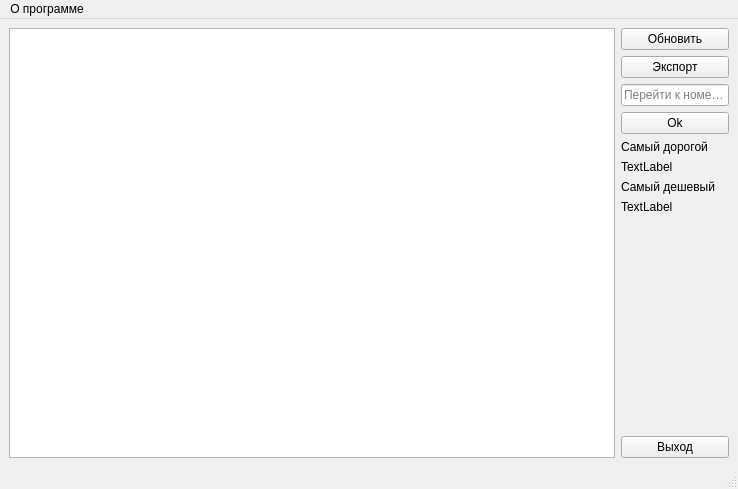
<?xml version="1.0" encoding="UTF-8"?>
<ui version="4.0">
 <class>MainWindow</class>
 <widget class="QMainWindow" name="MainWindow">
  <property name="geometry">
   <rect>
    <x>0</x>
    <y>0</y>
    <width>738</width>
    <height>489</height>
   </rect>
  </property>
  <property name="windowTitle">
   <string>MainWindow</string>
  </property>
  <widget class="QWidget" name="centralwidget">
   <layout class="QHBoxLayout" name="horizontalLayout_2">
    <item>
     <layout class="QHBoxLayout" name="horizontalLayout" stretch="1,0">
      <item>
       <widget class="QTableView" name="playersTable"/>
      </item>
      <item>
       <layout class="QVBoxLayout" name="verticalLayout">
        <item>
         <widget class="QPushButton" name="refreshButton">
          <property name="text">
           <string>Обновить</string>
          </property>
          <property name="iconSize">
           <size>
            <width>10</width>
            <height>10</height>
           </size>
          </property>
          <property name="flat">
           <bool>false</bool>
          </property>
         </widget>
        </item>
        <item>
         <widget class="QPushButton" name="exportButton">
          <property name="text">
           <string>Экспорт</string>
          </property>
         </widget>
        </item>
        <item>
         <widget class="QLineEdit" name="gotoRow">
          <property name="placeholderText">
           <string>Перейти к номеру...</string>
          </property>
         </widget>
        </item>
        <item>
         <widget class="QPushButton" name="gotoRowOk">
          <property name="text">
           <string>Ok</string>
          </property>
         </widget>
        </item>
        <item>
         <widget class="QLabel" name="label">
          <property name="text">
           <string>Самый дорогой</string>
          </property>
          <property name="wordWrap">
           <bool>false</bool>
          </property>
          <property name="margin">
           <number>10</number>
          </property>
         </widget>
        </item>
        <item>
         <widget class="QLabel" name="mostExpensivePlayer">
          <property name="text">
           <string>TextLabel</string>
          </property>
         </widget>
        </item>
        <item>
         <widget class="QLabel" name="label_2">
          <property name="text">
           <string>Самый дешевый</string>
          </property>
          <property name="margin">
           <number>10</number>
          </property>
         </widget>
        </item>
        <item>
         <widget class="QLabel" name="lessExpensivePlayer">
          <property name="text">
           <string>TextLabel</string>
          </property>
         </widget>
        </item>
        <item>
         <spacer name="verticalSpacer">
          <property name="orientation">
           <enum>Qt::Vertical</enum>
          </property>
          <property name="sizeHint" stdset="0">
           <size>
            <width>20</width>
            <height>40</height>
           </size>
          </property>
         </spacer>
        </item>
        <item>
         <widget class="QPushButton" name="exitButton">
          <property name="text">
           <string>Выход</string>
          </property>
         </widget>
        </item>
       </layout>
      </item>
     </layout>
    </item>
   </layout>
  </widget>
  <widget class="QMenuBar" name="menubar">
   <property name="geometry">
    <rect>
     <x>0</x>
     <y>0</y>
     <width>738</width>
     <height>22</height>
    </rect>
   </property>
   <property name="nativeMenuBar">
    <bool>false</bool>
   </property>
   <widget class="QMenu" name="menu">
    <property name="title">
     <string>О программе</string>
    </property>
    <addaction name="aboutAction"/>
   </widget>
   <addaction name="menu"/>
  </widget>
  <widget class="QStatusBar" name="statusbar"/>
  <action name="actionFile">
   <property name="text">
    <string>File</string>
   </property>
  </action>
  <action name="aboutAction">
   <property name="text">
    <string>About</string>
   </property>
  </action>
 </widget>
 <resources/>
 <connections/>
</ui>
